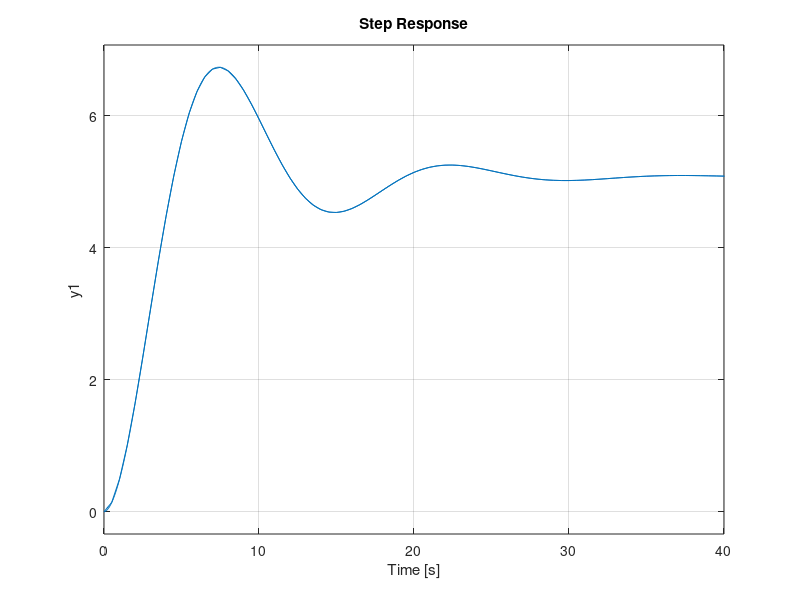

Here is the MATLAB script that generated this plot: (Note: this script raises an error after producing the figure.)
clear
% Define the system parameters
A = [0, 1; -.2, -.3];
B = [0.05; 1];
H = [1, 0];
Q = [0.001, 0; 0, 0.001];
R = 0.5;
P = 10*eye(2);
x = [0; 0];

D = 0;

syst = ss(A,B,H,D);

T = 8e-3;
tspan = 0:T:50;
n_steps = length(tspan);
reshape(tspan,length(tspan),1);
uspan = ones(length(tspan),1);
% uspan = 1*sin(tspan*2*pi*1);
[y,~,x_real] = lsim(syst,uspan,tspan);
y = y + sqrt(R)*randn(n_steps,1);

syst_d = c2d(syst,T);
figure(1);clf(1);
step(syst); hold on;
step(syst_d);
%%





%% Define extended kalman filter, instead of Kalman
ode = @ (x,u) A*x + B*u; % continuous state transition
% for the formulated ekf, the transition must be discrete
% therefore the rk4 integration scheme is used to calculate
% the discrete time state transition
f =@(x,u) misc.rk4(ode,x,u,T);

% Define measurement function 
h = @(x) x(1); 

% define jacobian of state transition function
% d(ode)/dx = A -> discretize A = Ad
F = @(x,u) syst_d.A;

% define jacobian of measurement funciton
% dh/dx
H = @(x) [1 0]; 


% Create the Kalman Filter object
ekf = ExtendedKalmanFilter(f, h, F, H,Q,R,P, x);
% kf = KalmanFilter(A, B, H, Q, R, P, x);
u_hist = zeros(length(n_steps),1);
y_est_hist = zeros(length(n_steps),1);
x_hist = zeros(length(n_steps),2);
x_hist(1,:) = x;
for i = 2:length(tspan)
    % Predict and update steps
    u = uspan(i);  % Control input
    z = y(i);  % Measurement

    ekf = ekf.predict(u);
    ekf = ekf.update(z);

    y_est =  h(ekf.x);

    y_est_hist(i) = y_est;
    x_hist(i,:) = reshape(ekf.x,1,2);
end

% Display the state estimate
figure(2);clf(2);
plot(tspan,y,tspan,y_est_hist);
xlabel("Time (s)");
ylabel("System output");
legend("Measured","Estimated");

figure(3);clf(3);
subplot(2,1,1)
plot(tspan,x_real(:,1),tspan,x_hist(:,1));
xlabel("Time (s)");
ylabel("State x1 ");
legend("True","Estimated");
subplot(2,1,2)
plot(tspan,x_real(:,2),tspan,x_hist(:,2));
xlabel("Time (s)");
ylabel("State x2 ");
legend("True","Estimated");


